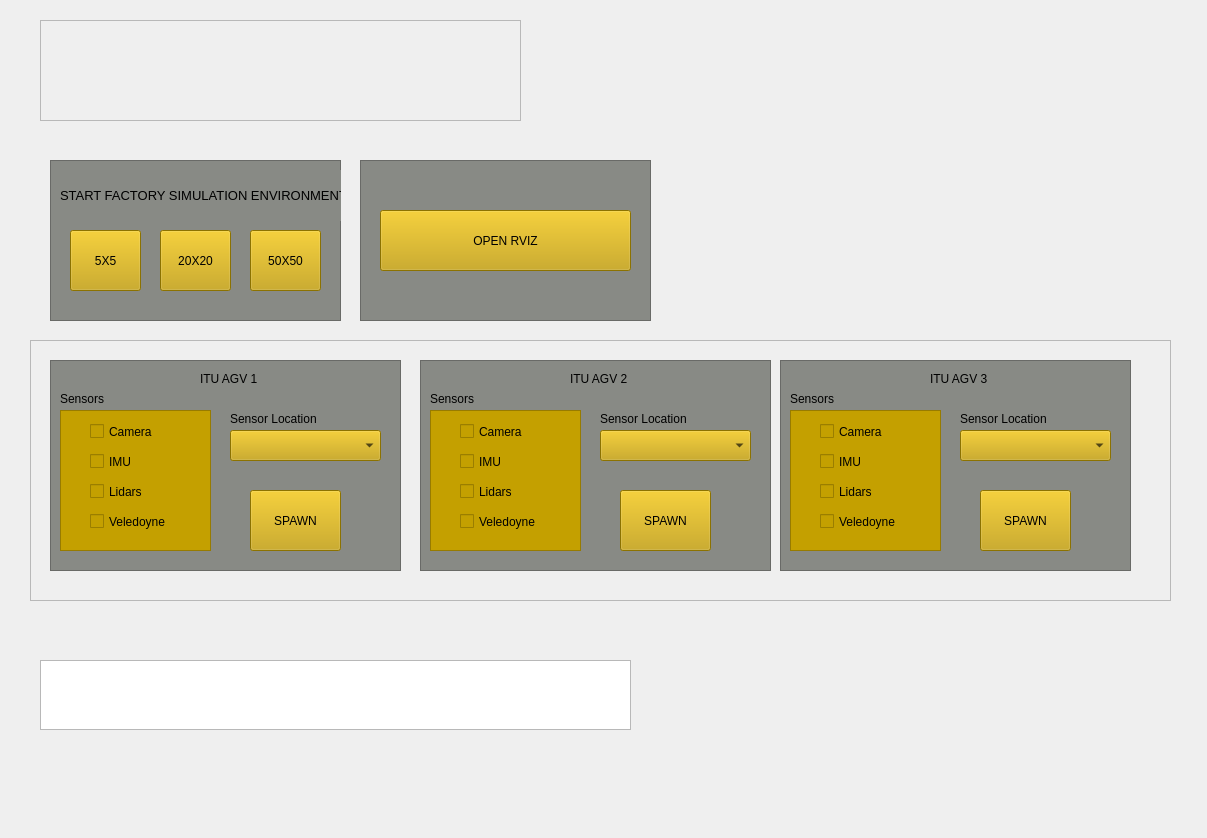
<?xml version="1.0" encoding="UTF-8"?>
<ui version="4.0">
 <class>Form</class>
 <widget class="QWidget" name="Form">
  <property name="geometry">
   <rect>
    <x>0</x>
    <y>0</y>
    <width>1207</width>
    <height>838</height>
   </rect>
  </property>
  <property name="windowTitle">
   <string>Form</string>
  </property>
  <property name="styleSheet">
   <string notr="true"/>
  </property>
  <widget class="QFrame" name="frame_2">
   <property name="geometry">
    <rect>
     <x>50</x>
     <y>160</y>
     <width>291</width>
     <height>161</height>
    </rect>
   </property>
   <property name="styleSheet">
    <string notr="true">background-color: rgb(136, 138, 133);</string>
   </property>
   <property name="frameShape">
    <enum>QFrame::StyledPanel</enum>
   </property>
   <property name="frameShadow">
    <enum>QFrame::Raised</enum>
   </property>
   <widget class="QPushButton" name="W5X5pushButton">
    <property name="geometry">
     <rect>
      <x>20</x>
      <y>70</y>
      <width>71</width>
      <height>61</height>
     </rect>
    </property>
    <property name="styleSheet">
     <string notr="true">background-color: rgb(196, 160, 0);</string>
    </property>
    <property name="text">
     <string>5X5</string>
    </property>
   </widget>
   <widget class="QPushButton" name="W20X20pushButton">
    <property name="geometry">
     <rect>
      <x>110</x>
      <y>70</y>
      <width>71</width>
      <height>61</height>
     </rect>
    </property>
    <property name="styleSheet">
     <string notr="true">background-color: rgb(196, 160, 0);</string>
    </property>
    <property name="text">
     <string>20X20</string>
    </property>
   </widget>
   <widget class="QPushButton" name="W50X50pushButton">
    <property name="geometry">
     <rect>
      <x>200</x>
      <y>70</y>
      <width>71</width>
      <height>61</height>
     </rect>
    </property>
    <property name="styleSheet">
     <string notr="true">background-color: rgb(196, 160, 0);</string>
    </property>
    <property name="text">
     <string>50X50</string>
    </property>
   </widget>
   <widget class="QLabel" name="label_3">
    <property name="geometry">
     <rect>
      <x>10</x>
      <y>10</y>
      <width>421</width>
      <height>51</height>
     </rect>
    </property>
    <property name="font">
     <font>
      <pointsize>10</pointsize>
     </font>
    </property>
    <property name="lineWidth">
     <number>3</number>
    </property>
    <property name="midLineWidth">
     <number>7</number>
    </property>
    <property name="text">
     <string>START FACTORY SIMULATION ENVIRONMENT</string>
    </property>
   </widget>
  </widget>
  <widget class="QTextEdit" name="info_text">
   <property name="geometry">
    <rect>
     <x>40</x>
     <y>660</y>
     <width>591</width>
     <height>70</height>
    </rect>
   </property>
  </widget>
  <widget class="QFrame" name="frame_9">
   <property name="geometry">
    <rect>
     <x>30</x>
     <y>340</y>
     <width>1141</width>
     <height>261</height>
    </rect>
   </property>
   <property name="frameShape">
    <enum>QFrame::StyledPanel</enum>
   </property>
   <property name="frameShadow">
    <enum>QFrame::Raised</enum>
   </property>
   <widget class="QFrame" name="frame">
    <property name="geometry">
     <rect>
      <x>20</x>
      <y>20</y>
      <width>351</width>
      <height>211</height>
     </rect>
    </property>
    <property name="styleSheet">
     <string notr="true">background-color: rgb(136, 138, 133);</string>
    </property>
    <property name="frameShape">
     <enum>QFrame::StyledPanel</enum>
    </property>
    <property name="frameShadow">
     <enum>QFrame::Raised</enum>
    </property>
    <widget class="QComboBox" name="comboBox_sensor_loc">
     <property name="geometry">
      <rect>
       <x>180</x>
       <y>70</y>
       <width>151</width>
       <height>31</height>
      </rect>
     </property>
     <property name="styleSheet">
      <string notr="true">background-color: rgb(196, 160, 0);</string>
     </property>
    </widget>
    <widget class="QLabel" name="label">
     <property name="geometry">
      <rect>
       <x>180</x>
       <y>50</y>
       <width>111</width>
       <height>17</height>
      </rect>
     </property>
     <property name="text">
      <string>Sensor Location</string>
     </property>
    </widget>
    <widget class="QFrame" name="frame_3">
     <property name="geometry">
      <rect>
       <x>10</x>
       <y>50</y>
       <width>151</width>
       <height>141</height>
      </rect>
     </property>
     <property name="styleSheet">
      <string notr="true">background-color: rgb(196, 160, 0);</string>
     </property>
     <property name="frameShape">
      <enum>QFrame::StyledPanel</enum>
     </property>
     <property name="frameShadow">
      <enum>QFrame::Raised</enum>
     </property>
     <widget class="QCheckBox" name="checkBox_Camera">
      <property name="geometry">
       <rect>
        <x>30</x>
        <y>10</y>
        <width>92</width>
        <height>23</height>
       </rect>
      </property>
      <property name="text">
       <string>Camera</string>
      </property>
     </widget>
     <widget class="QCheckBox" name="checkBox_IMU">
      <property name="geometry">
       <rect>
        <x>30</x>
        <y>40</y>
        <width>92</width>
        <height>23</height>
       </rect>
      </property>
      <property name="text">
       <string>IMU</string>
      </property>
     </widget>
     <widget class="QCheckBox" name="checkBox_Lidars">
      <property name="geometry">
       <rect>
        <x>30</x>
        <y>70</y>
        <width>92</width>
        <height>23</height>
       </rect>
      </property>
      <property name="text">
       <string>Lidars</string>
      </property>
     </widget>
     <widget class="QCheckBox" name="checkBox_Veledoyne">
      <property name="geometry">
       <rect>
        <x>30</x>
        <y>100</y>
        <width>92</width>
        <height>23</height>
       </rect>
      </property>
      <property name="text">
       <string>Veledoyne</string>
      </property>
     </widget>
    </widget>
    <widget class="QLabel" name="label_2">
     <property name="geometry">
      <rect>
       <x>10</x>
       <y>30</y>
       <width>111</width>
       <height>17</height>
      </rect>
     </property>
     <property name="text">
      <string>Sensors</string>
     </property>
    </widget>
    <widget class="QLabel" name="label_6">
     <property name="geometry">
      <rect>
       <x>150</x>
       <y>10</y>
       <width>67</width>
       <height>17</height>
      </rect>
     </property>
     <property name="text">
      <string>ITU AGV 1</string>
     </property>
    </widget>
    <widget class="QPushButton" name="pushButton_spawn_agv">
     <property name="geometry">
      <rect>
       <x>200</x>
       <y>130</y>
       <width>91</width>
       <height>61</height>
      </rect>
     </property>
     <property name="styleSheet">
      <string notr="true">background-color: rgb(196, 160, 0);</string>
     </property>
     <property name="text">
      <string>SPAWN</string>
     </property>
    </widget>
   </widget>
   <widget class="QFrame" name="frame_4">
    <property name="geometry">
     <rect>
      <x>390</x>
      <y>20</y>
      <width>351</width>
      <height>211</height>
     </rect>
    </property>
    <property name="styleSheet">
     <string notr="true">background-color: rgb(136, 138, 133);</string>
    </property>
    <property name="frameShape">
     <enum>QFrame::StyledPanel</enum>
    </property>
    <property name="frameShadow">
     <enum>QFrame::Raised</enum>
    </property>
    <widget class="QComboBox" name="comboBox_sensor_loc_2">
     <property name="geometry">
      <rect>
       <x>180</x>
       <y>70</y>
       <width>151</width>
       <height>31</height>
      </rect>
     </property>
     <property name="styleSheet">
      <string notr="true">background-color: rgb(196, 160, 0);</string>
     </property>
    </widget>
    <widget class="QLabel" name="label_7">
     <property name="geometry">
      <rect>
       <x>180</x>
       <y>50</y>
       <width>111</width>
       <height>17</height>
      </rect>
     </property>
     <property name="text">
      <string>Sensor Location</string>
     </property>
    </widget>
    <widget class="QFrame" name="frame_5">
     <property name="geometry">
      <rect>
       <x>10</x>
       <y>50</y>
       <width>151</width>
       <height>141</height>
      </rect>
     </property>
     <property name="styleSheet">
      <string notr="true">background-color: rgb(196, 160, 0);</string>
     </property>
     <property name="frameShape">
      <enum>QFrame::StyledPanel</enum>
     </property>
     <property name="frameShadow">
      <enum>QFrame::Raised</enum>
     </property>
     <widget class="QCheckBox" name="checkBox_Camera_2">
      <property name="geometry">
       <rect>
        <x>30</x>
        <y>10</y>
        <width>92</width>
        <height>23</height>
       </rect>
      </property>
      <property name="text">
       <string>Camera</string>
      </property>
     </widget>
     <widget class="QCheckBox" name="checkBox_IMU_2">
      <property name="geometry">
       <rect>
        <x>30</x>
        <y>40</y>
        <width>92</width>
        <height>23</height>
       </rect>
      </property>
      <property name="text">
       <string>IMU</string>
      </property>
     </widget>
     <widget class="QCheckBox" name="checkBox_Lidars_2">
      <property name="geometry">
       <rect>
        <x>30</x>
        <y>70</y>
        <width>92</width>
        <height>23</height>
       </rect>
      </property>
      <property name="text">
       <string>Lidars</string>
      </property>
     </widget>
     <widget class="QCheckBox" name="checkBox_Veledoyne_2">
      <property name="geometry">
       <rect>
        <x>30</x>
        <y>100</y>
        <width>92</width>
        <height>23</height>
       </rect>
      </property>
      <property name="text">
       <string>Veledoyne</string>
      </property>
     </widget>
    </widget>
    <widget class="QLabel" name="label_8">
     <property name="geometry">
      <rect>
       <x>10</x>
       <y>30</y>
       <width>111</width>
       <height>17</height>
      </rect>
     </property>
     <property name="text">
      <string>Sensors</string>
     </property>
    </widget>
    <widget class="QLabel" name="label_9">
     <property name="geometry">
      <rect>
       <x>150</x>
       <y>10</y>
       <width>67</width>
       <height>17</height>
      </rect>
     </property>
     <property name="text">
      <string>ITU AGV 2</string>
     </property>
    </widget>
    <widget class="QPushButton" name="pushButton_spawn_agv_2">
     <property name="geometry">
      <rect>
       <x>200</x>
       <y>130</y>
       <width>91</width>
       <height>61</height>
      </rect>
     </property>
     <property name="styleSheet">
      <string notr="true">background-color: rgb(196, 160, 0);</string>
     </property>
     <property name="text">
      <string>SPAWN</string>
     </property>
    </widget>
   </widget>
   <widget class="QFrame" name="frame_6">
    <property name="geometry">
     <rect>
      <x>750</x>
      <y>20</y>
      <width>351</width>
      <height>211</height>
     </rect>
    </property>
    <property name="styleSheet">
     <string notr="true">background-color: rgb(136, 138, 133);</string>
    </property>
    <property name="frameShape">
     <enum>QFrame::StyledPanel</enum>
    </property>
    <property name="frameShadow">
     <enum>QFrame::Raised</enum>
    </property>
    <widget class="QComboBox" name="comboBox_sensor_loc_4">
     <property name="geometry">
      <rect>
       <x>180</x>
       <y>70</y>
       <width>151</width>
       <height>31</height>
      </rect>
     </property>
     <property name="styleSheet">
      <string notr="true">background-color: rgb(196, 160, 0);</string>
     </property>
    </widget>
    <widget class="QLabel" name="label_13">
     <property name="geometry">
      <rect>
       <x>180</x>
       <y>50</y>
       <width>111</width>
       <height>17</height>
      </rect>
     </property>
     <property name="text">
      <string>Sensor Location</string>
     </property>
    </widget>
    <widget class="QFrame" name="frame_8">
     <property name="geometry">
      <rect>
       <x>10</x>
       <y>50</y>
       <width>151</width>
       <height>141</height>
      </rect>
     </property>
     <property name="styleSheet">
      <string notr="true">background-color: rgb(196, 160, 0);</string>
     </property>
     <property name="frameShape">
      <enum>QFrame::StyledPanel</enum>
     </property>
     <property name="frameShadow">
      <enum>QFrame::Raised</enum>
     </property>
     <widget class="QCheckBox" name="checkBox_Camera_4">
      <property name="geometry">
       <rect>
        <x>30</x>
        <y>10</y>
        <width>92</width>
        <height>23</height>
       </rect>
      </property>
      <property name="text">
       <string>Camera</string>
      </property>
     </widget>
     <widget class="QCheckBox" name="checkBox_IMU_4">
      <property name="geometry">
       <rect>
        <x>30</x>
        <y>40</y>
        <width>92</width>
        <height>23</height>
       </rect>
      </property>
      <property name="text">
       <string>IMU</string>
      </property>
     </widget>
     <widget class="QCheckBox" name="checkBox_Lidars_4">
      <property name="geometry">
       <rect>
        <x>30</x>
        <y>70</y>
        <width>92</width>
        <height>23</height>
       </rect>
      </property>
      <property name="text">
       <string>Lidars</string>
      </property>
     </widget>
     <widget class="QCheckBox" name="checkBox_Veledoyne_4">
      <property name="geometry">
       <rect>
        <x>30</x>
        <y>100</y>
        <width>92</width>
        <height>23</height>
       </rect>
      </property>
      <property name="text">
       <string>Veledoyne</string>
      </property>
     </widget>
    </widget>
    <widget class="QLabel" name="label_14">
     <property name="geometry">
      <rect>
       <x>10</x>
       <y>30</y>
       <width>111</width>
       <height>17</height>
      </rect>
     </property>
     <property name="text">
      <string>Sensors</string>
     </property>
    </widget>
    <widget class="QLabel" name="label_15">
     <property name="geometry">
      <rect>
       <x>150</x>
       <y>10</y>
       <width>67</width>
       <height>17</height>
      </rect>
     </property>
     <property name="text">
      <string>ITU AGV 3</string>
     </property>
    </widget>
    <widget class="QPushButton" name="pushButton_spawn_agv_4">
     <property name="geometry">
      <rect>
       <x>200</x>
       <y>130</y>
       <width>91</width>
       <height>61</height>
      </rect>
     </property>
     <property name="styleSheet">
      <string notr="true">background-color: rgb(196, 160, 0);</string>
     </property>
     <property name="text">
      <string>SPAWN</string>
     </property>
    </widget>
   </widget>
  </widget>
  <widget class="QFrame" name="frame_11">
   <property name="geometry">
    <rect>
     <x>360</x>
     <y>160</y>
     <width>291</width>
     <height>161</height>
    </rect>
   </property>
   <property name="styleSheet">
    <string notr="true">background-color: rgb(136, 138, 133);</string>
   </property>
   <property name="frameShape">
    <enum>QFrame::StyledPanel</enum>
   </property>
   <property name="frameShadow">
    <enum>QFrame::Raised</enum>
   </property>
   <widget class="QPushButton" name="pushButton_rviz">
    <property name="geometry">
     <rect>
      <x>20</x>
      <y>50</y>
      <width>251</width>
      <height>61</height>
     </rect>
    </property>
    <property name="styleSheet">
     <string notr="true">background-color: rgb(196, 160, 0);</string>
    </property>
    <property name="text">
     <string>OPEN RVIZ</string>
    </property>
   </widget>
  </widget>
  <widget class="QFrame" name="frame_7">
   <property name="geometry">
    <rect>
     <x>40</x>
     <y>20</y>
     <width>481</width>
     <height>101</height>
    </rect>
   </property>
   <property name="styleSheet">
    <string notr="true">background-image: url(:/newPrefix/logo-tr.png);</string>
   </property>
   <property name="frameShape">
    <enum>QFrame::StyledPanel</enum>
   </property>
   <property name="frameShadow">
    <enum>QFrame::Raised</enum>
   </property>
  </widget>
 </widget>
 <resources>
  <include location="my.qrc"/>
 </resources>
 <connections/>
</ui>
